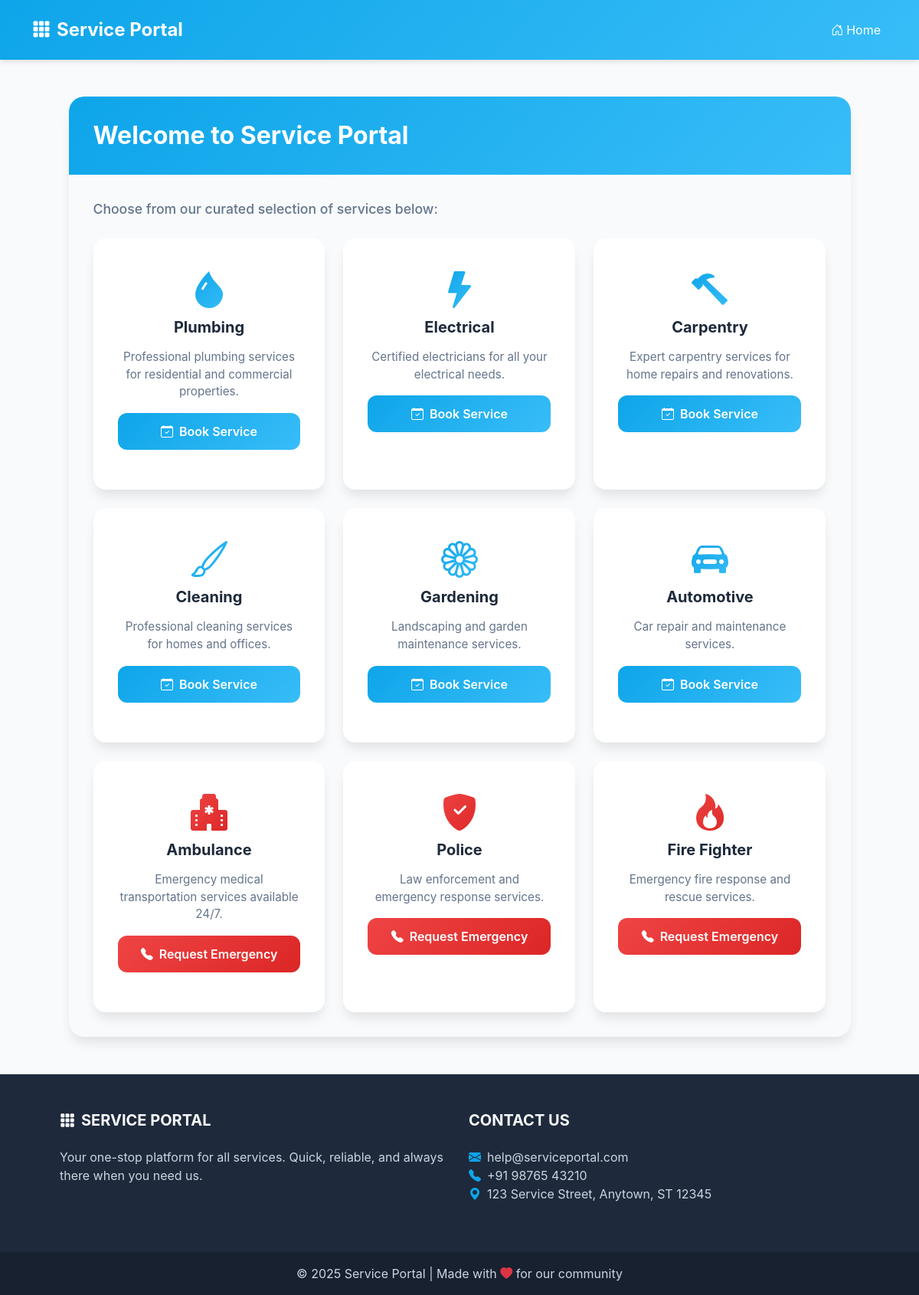
The page / on the database its author committed.
### app.py (models this page shows, shortened)
class Service(db.Model):
    id = db.Column(db.Integer, primary_key=True)
    name = db.Column(db.String(100), nullable=False)
    description = db.Column(db.Text, nullable=True)
    requests = db.relationship('ServiceRequest', backref='service', lazy=True)
    providers = db.relationship('ServiceProvider', backref='service', lazy=True)

### app.py (the view)
@app.route('/')
def index():
    services = Service.query.all()
    return render_template('index.html', services=services)

### templates/index.html (shortened to what this page needs)
<!DOCTYPE html>
<html lang="en">
<head>
    <link href="https://cdn.jsdelivr.net/npm/bootstrap@5.3.0/dist/css/bootstrap.min.css" rel="stylesheet">
    <link href="https://cdn.jsdelivr.net/npm/bootstrap-icons@1.10.0/font/bootstrap-icons.css" rel="stylesheet">
    <link rel="stylesheet" href="{{ url_for('static', filename='css/style.css') }}">
</head>
<body>
    <nav class="navbar navbar-expand-lg navbar-dark">
        <div class="container">
            <a class="navbar-brand" href="{{ url_for('index') }}">
                <i class="bi bi-grid-3x3-gap-fill me-2"></i>Service Portal
            </a>
            <div class="collapse navbar-collapse" id="navbarNav">
                <ul class="navbar-nav ms-auto">
                    <li class="nav-item">
                        <a class="nav-link active" href="{{ url_for('index') }}">
                            <i class="bi bi-house-door me-1"></i>Home
                        </a>
                    </li>
                </ul>
            </div>
        </div>
    </nav>
    <div class="container mt-5">
        <div class="row justify-content-center">
            <div class="col-md-11">
                <div class="welcome-card">
                    <div class="card-header">
                        <h2 class="text-white mb-0">Welcome to Service Portal</h2>
                    </div>
                    <div class="card-body">
                        <p class="lead mb-4">Choose from our curated selection of services below:</p>
                        <div class="row row-cols-1 row-cols-md-3 g-4">
                            {% for service in services %}
                            <div class="col">
                                <div class="card h-100 service-card">
                                    <div class="card-body text-center">
                                        {% if service.name == 'Plumbing' %}
                                            <i class="bi bi-droplet-fill service-icon"></i>
                                        {% elif service.name == 'Electrical' %}
                                            <i class="bi bi-lightning-fill service-icon"></i>
                                        {% elif service.name == 'Carpentry' %}
                                            <i class="bi bi-hammer service-icon"></i>
                                        {% elif service.name == 'Cleaning' %}
                                            <i class="bi bi-brush service-icon"></i>
                                        {% elif service.name == 'Gardening' %}
                                            <i class="bi bi-flower1 service-icon"></i>
                                        {% elif service.name == 'Automotive' %}
                                            <i class="bi bi-car-front-fill service-icon"></i>
                                        {% elif service.name == 'Ambulance' %}
                                            <i class="bi bi-hospital-fill service-icon emergency-icon"></i>
                                        {% elif service.name == 'Police' %}
                                            <i class="bi bi-shield-fill-check service-icon emergency-icon"></i>
                                        {% elif service.name == 'Fire Fighter' %}
                                            <i class="bi bi-fire service-icon emergency-icon"></i>
                                        {% endif %}
                                        <h5 class="card-title">{{ service.name }}</h5>
                                        <p class="card-text">{{ service.description }}</p>
                                        {% if service.name in ['Ambulance', 'Police', 'Fire Fighter'] %}
                                        <a href="{{ url_for('service_form', service_id=service.id) }}" class="btn btn-danger w-100">
                                            <i class="bi bi-telephone-fill me-2"></i>Request Emergency
                                        </a>
                                        {% else %}
                                        <a href="{{ url_for('service_form', service_id=service.id) }}" class="btn btn-primary w-100">
                                            <i class="bi bi-calendar-check me-2"></i>Book Service
                                        </a>
                                        {% endif %}
                                    </div>
                                </div>
                            </div>
                            {% endfor %}
                        </div>
                    </div>
                </div>
            </div>
        </div>
    </div>
    <footer class="text-center text-lg-start mt-5">
        <div class="container p-5">
            <div class="row">
                <div class="col-lg-6 col-md-12 mb-4 mb-md-0">
                    <h5 class="text-uppercase">
                        <i class="bi bi-grid-3x3-gap-fill me-2"></i>Service Portal
                    </h5>
                    <p>
                        Your one-stop platform for all services. Quick, reliable, and always there when you need us.
                    </p>
                </div>
                <div class="col-lg-6 col-md-12 mb-4 mb-md-0">
                    <h5 class="text-uppercase">Contact Us</h5>
                    <p class="contact-info">
                        <i class="bi bi-envelope-fill"></i>help@serviceportal.com<br>
                        <i class="bi bi-telephone-fill"></i>+91 98765 43210<br>
                        <i class="bi bi-geo-alt-fill"></i>123 Service Street, Anytown, ST 12345
                    </p>
                </div>
            </div>
        </div>
        <div class="text-center p-3">
            © 2025 Service Portal | Made with <i class="bi bi-heart-fill text-danger"></i> for our community
        </div>
    </footer>
</body>
</html>

### static/css/style.css (style rules this page uses)
body { font-family: 'Segoe UI', Tahoma, Geneva, Verdana, sans-serif; background-color: #f8f9fa; color: #333; }
.navbar { box-shadow: 0 2px 4px rgba(0, 0, 0, 0.1); }
.card { border-radius: 10px; border: none; overflow: hidden; margin-bottom: 20px; }
.card-header { border-bottom: none; }
.btn-primary { background-color: #0d6efd; border-color: #0d6efd; transition: all 0.3s ease; }
footer { margin-top: 50px; border-top: 1px solid #e9ecef; }

### templates/index.html (style rules this page uses)
:root { --primary-gradient: linear-gradient(135deg, #0ea5e9 0%, #38bdf8 100%); --danger-gradient: linear-gradient(135deg, #ef4444 0%, #dc2626 100%); }
body { background-color: #f8fafc; font-family: 'Inter', -apple-system, BlinkMacSystemFont, sans-serif; }
.navbar { background: var(--primary-gradient) !important; padding: 1rem; box-shadow: 0 4px 6px -1px rgba(0, 0, 0, 0.1); }
.navbar-brand { font-weight: 700; font-size: 1.5rem; }
.service-card { border: none; border-radius: 16px; background: white; box-shadow: 0 10px 15px -3px rgba(0, 0, 0, 0.1); transition: all 0.3s ease; overflow: hidden; }
.service-card .card-body { padding: 2rem 1.5rem; }
.service-icon { font-size: 3rem; margin-bottom: 1.5rem; background: linear-gradient(135deg, #0ea5e9 0%, #38bdf8 100%); -webkit-background-clip: text; -webkit-text-fill-color: transparent; transition: transform 0.3s ease; }
.emergency-icon { background: linear-gradient(135deg, #ef4444 0%, #dc2626 100%); -webkit-background-clip: text; -webkit-text-fill-color: transparent; }
.card-title { font-weight: 700; font-size: 1.25rem; margin-bottom: 1rem; color: #1e293b; }
.card-text { color: #64748b; font-size: 0.95rem; line-height: 1.5; }
.btn { border-radius: 12px; padding: 0.75rem 1.5rem; font-weight: 600; transition: all 0.3s ease; border: none; }
.btn-primary { background: var(--primary-gradient); }
.btn-danger { background: var(--danger-gradient); animation: gentlePulse 2s infinite; }
.welcome-card { border: none; border-radius: 20px; overflow: hidden; box-shadow: 0 10px 15px -3px rgba(0, 0, 0, 0.1); }
.welcome-card .card-header { background: var(--primary-gradient); padding: 2rem; border-bottom: none; }
.welcome-card .card-header h2 { font-weight: 700; font-size: 2rem; margin: 0; }
.welcome-card .card-body { padding: 2rem; }
.lead { color: #64748b; font-size: 1.1rem; font-weight: 500; }
footer { background: #1e293b !important; color: white; margin-top: 6rem !important; }
footer h5 { color: #f8fafc; font-weight: 700; margin-bottom: 1.5rem; }
footer p { color: #cbd5e1; }
footer .text-center { background: rgba(0, 0, 0, 0.2) !important; color: #cbd5e1; }
.contact-info i { color: #0ea5e9; margin-right: 0.5rem; }

### rows shown on the page
Service: name "Plumbing", description "Professional plumbing services for residential and commercial properties."
Service: name "Electrical", description "Certified electricians for all your electrical needs."
Service: name "Carpentry", description "Expert carpentry services for home repairs and renovations."
Service: name "Cleaning", description "Professional cleaning services for homes and offices."
Service: name "Gardening", description "Landscaping and garden maintenance services."
Service: name "Automotive", description "Car repair and maintenance services."
Service: name "Ambulance", description "Emergency medical transportation services available 24/7."
Service: name "Police", description "Law enforcement and emergency response services."
Service: name "Fire Fighter", description "Emergency fire response and rescue services."
